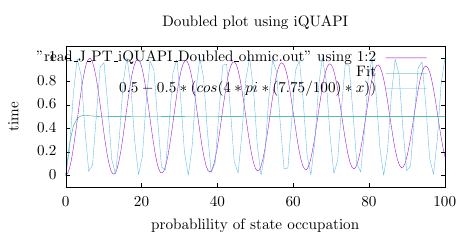

The script that saved this image:
set terminal epslatex color standalone size 12cm,6cm
set output "doublediQUAPI.tex"

set xrange [0:100]
set yrange [-0.1:1.1]
set ylabel 'time'
set xlabel 'probablility of state occupation'
set title 'Doubled plot using iQUAPI'

f(x) = 0.5 - 0.5*(cos(w*x))*exp(-a*x)

w = 4*pi*(7.75/100)
a = 0.004

fit f(x) "read_J_PT_iQUAPI_Doubled_ohmic.out" using 1:2 via w, a

plot "read_J_PT_iQUAPI_Doubled_ohmic.out" using 1:2 with lines,\
f(x) t 'Fit',\
0.5 - 0.5*(cos(4*pi*(7.75/100)*x)) with lines
